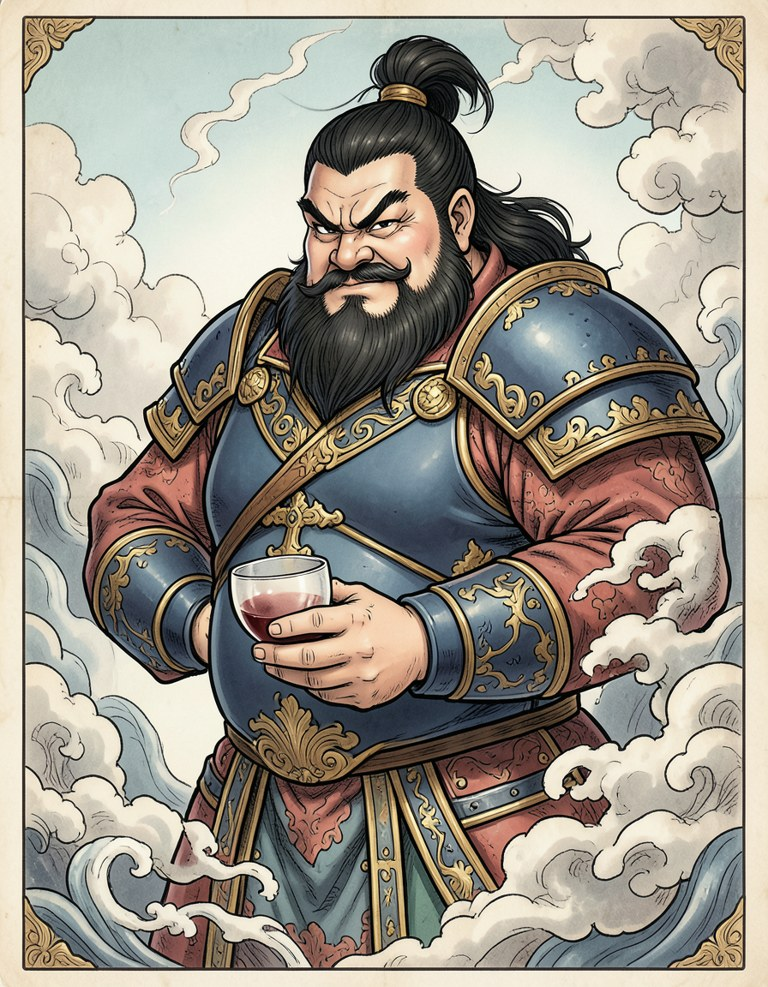
#> input picture assets/tk/stills/refs/dongzhuo.jpg, 768 x 987 px
$ python -i build_portraits.py   (imports and definitions only)
#> lines starting #> are read from the running program, lines starting #| are printed output that depends on the picture; after the words box and inside, x2 and y2 are one past the last pixel; in counts of white or black regions, pixels touching at a corner belong together
#> further down, picture is the input picture: PIL image 768x987 RGB; mean R, G, B 157.8, 150.9, 139.4
"""Dialogue portraits in the Genshin look: cut each generated portrait off its white background.

    python3 tools/build_portraits.py DIR    # DIR holds face_<who>--<n>.png (gen_stills --review output)
    python3 tools/build_portraits.py DIR --remover 851   # cut out by 851-labs/background-remover on Replicate
                                                         # (needs REPLICATE_API_TOKEN; cleaner edges, no white fringe)
    python3 tools/build_portraits.py DIR --remover 851 --only liubei --only diaochan

Writes assets/tk/portraits/<who>.webp (the figure on transparency, 720 px tall at most) and
assets/tk/portraits/portraits.json ({who: file}), which the dialogue box reads (tk-town.js). The
background is whatever near-white region touches the image's edge, so white inside the figure
(a robe, a beard) stays. PICK chooses a try other than the first.
"""
import base64
import io
import json
import os
import sys
import time
from pathlib import Path

from PIL import Image, ImageChops, ImageDraw, ImageFilter

ROOT = Path(__file__).resolve().parent.parent
OUT = ROOT / "assets/tk/portraits"
PICK = {"liubei": "old"}      # who -> try, when the first isn't the one in the game (Liu Bei: the user kept the original)


def cut(im, near=232):
    """The figure on transparency: flood the near-white from every edge pixel, then soften the rim."""
#> called with near = 232
    im = im.convert("RGB")
    w, h = im.size
#> w = 768; h = 987
    r, g, b = im.split()
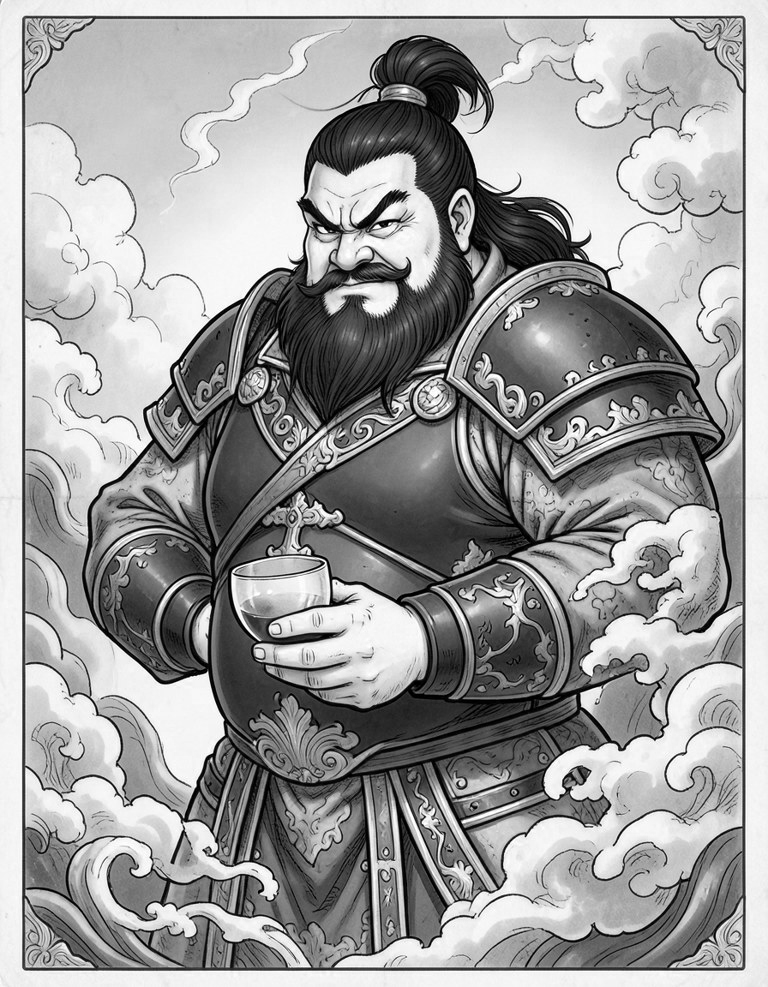
#> r: PIL image 768x987 L; min 0, max 255, mean 157.8
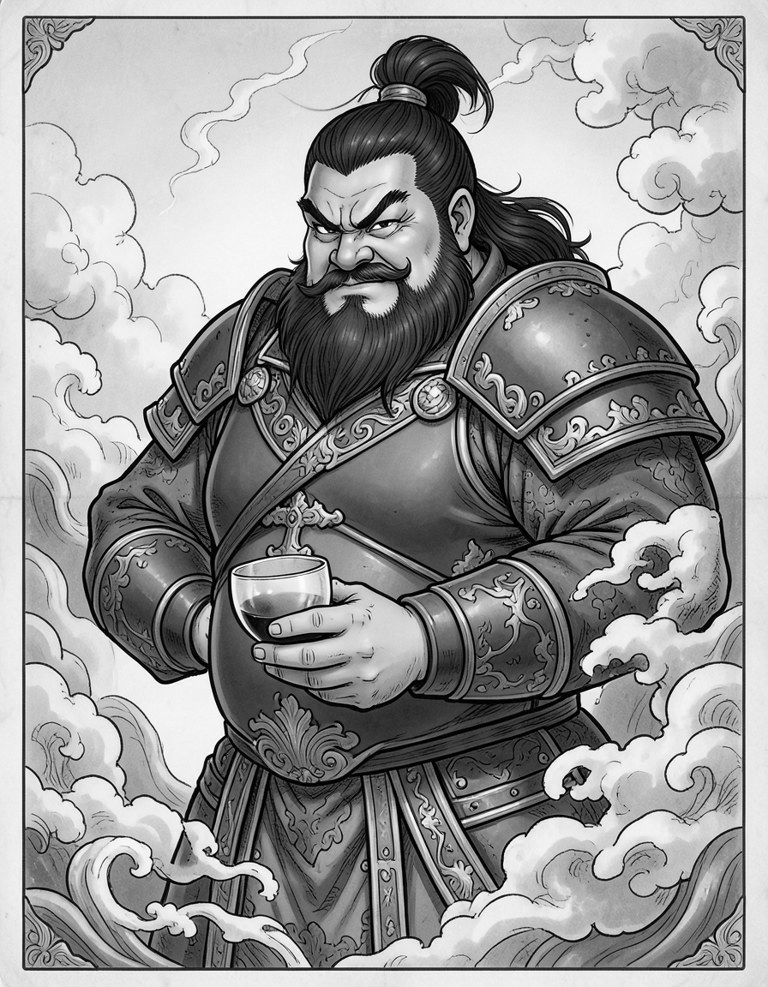
#> g: PIL image 768x987 L; min 0, max 255, mean 150.9
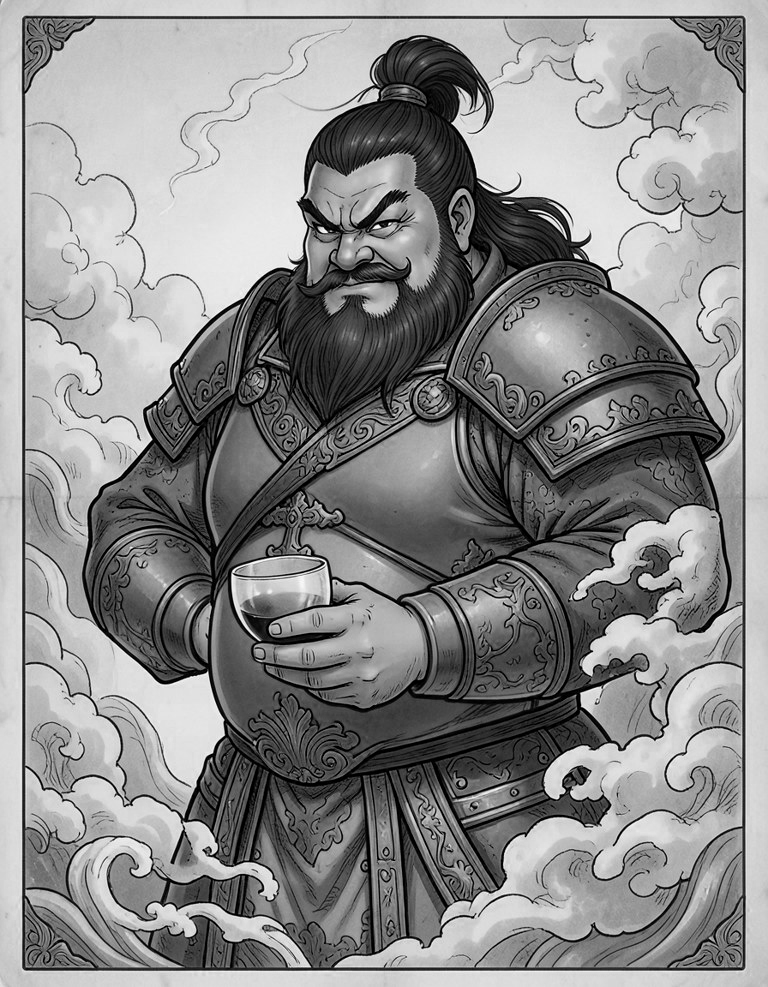
#> b: PIL image 768x987 L; min 0, max 255, mean 139.4
    white = ImageChops.darker(ImageChops.darker(r, g), b).point(lambda v: 255 if v >= near else 0)
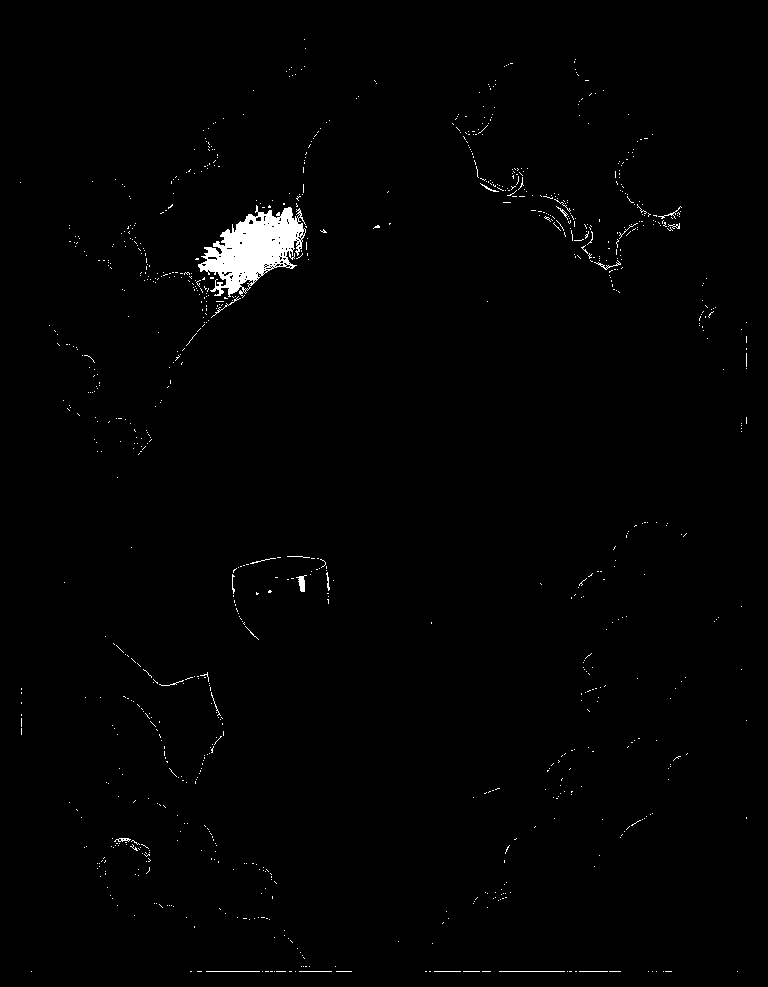
#> white: PIL image 768x987 L; 1.1% white; 965 white regions (943 under 20 px), largest, box (x1, y1, x2, y2) and area: (198, 205, 306, 298) 4995, (296, 575, 307, 592) 93, (499, 971, 565, 972) 66
    # flood from the edges: mark background 128 in a copy, then keep only what the flood reached
    bg = white.copy()
    for x in range(0, w, 4):
        for y in (0, h - 1):
            if bg.getpixel((x, y)) == 255:
                ImageDraw.floodfill(bg, (x, y), 128)
    for y in range(0, h, 4):
        for x in (0, w - 1):
            if bg.getpixel((x, y)) == 255:
                ImageDraw.floodfill(bg, (x, y), 128)
    alpha = bg.point(lambda v: 0 if v == 128 else 255)
#> alpha: PIL image 768x987 L; every value is 255
    alpha = alpha.filter(ImageFilter.MinFilter(3)).filter(ImageFilter.GaussianBlur(1))   # no white fringe
    out = im.convert("RGBA")
    out.putalpha(alpha)
    box = alpha.point(lambda v: 255 if v > 16 else 0).getbbox()
#> box = (0, 0, 768, 987)
    return out.crop(box) if box else out


REMOVER = "851-labs/background-remover"


# [44 lines left out: functions cut_851, main, not called in this run]


# [2 lines not run here, left out]

>>> from PIL import Image
>>> picture = Image.open('../assets/tk/stills/refs/dongzhuo.jpg')
>>> result = cut(picture)
